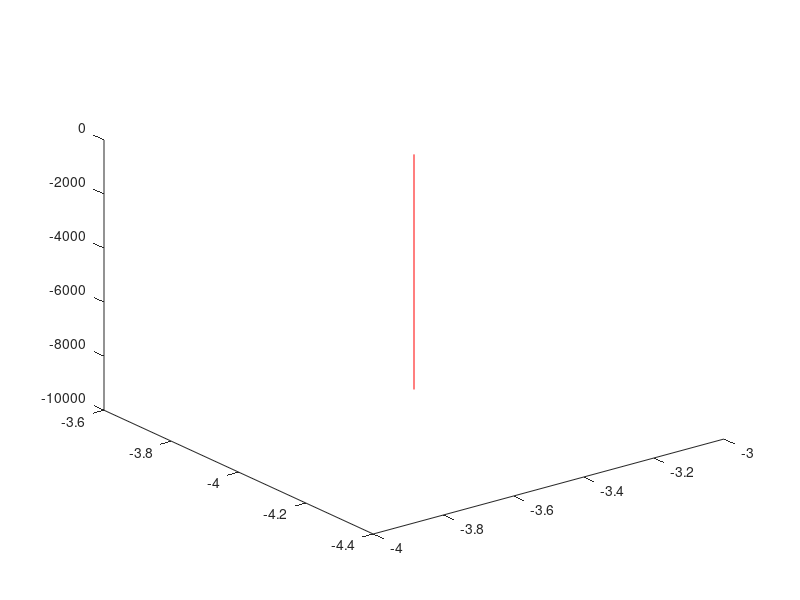

MATLAB code for this plot: (Note: this script raises an error after producing the figure.)
%
% bpStimREPLACE
%

% variables
bpStimREPLACEdepth = -8700;
bpStimREPLACEAP = -4;
bpStimREPLACEML = -3.5;

% session depth + coordinates
bpStimREPLACEtop = [bpStimREPLACEML, bpStimREPLACEAP, 0];
bpStimREPLACEbottom = [bpStimREPLACEML, bpStimREPLACEAP, bpStimREPLACEdepth];
bpStimREPLACE = [bpStimREPLACEtop;bpStimREPLACEbottom];
plot3(bpStimREPLACE(:,1),bpStimREPLACE(:,2),bpStimREPLACE(:,3), 'r')

bpStimREPLACEch01 = scatter3(bpStimREPLACEML, bpStimREPLACEAP, bpStimREPLACEdepth +    0, dot_size, 'r', 'filled');